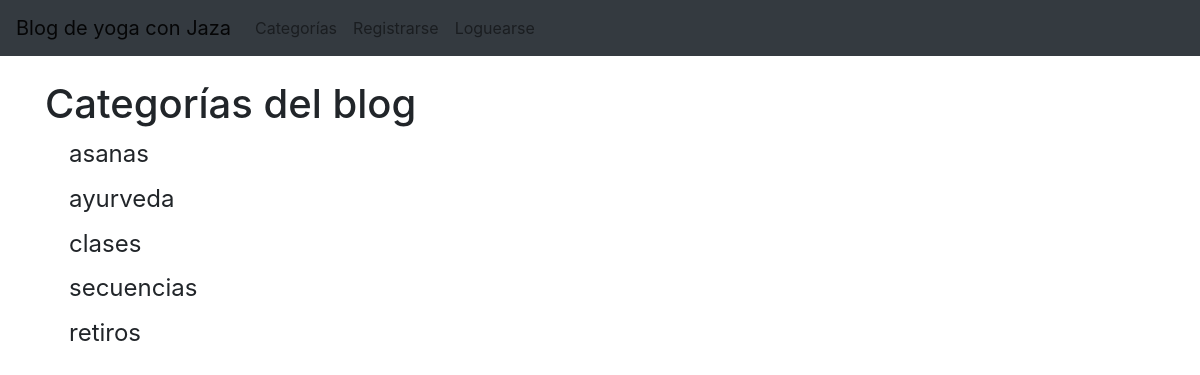
The app's page /category-list/, older data.
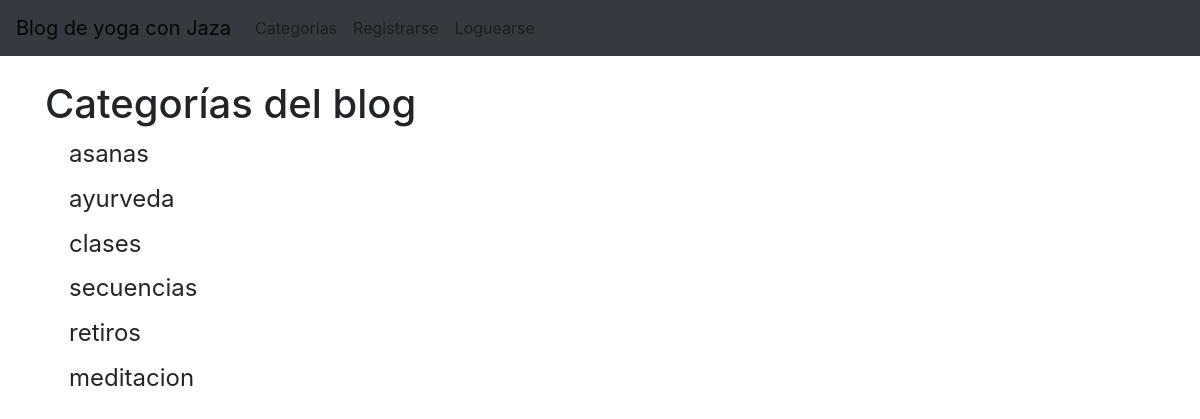
The same page, newer data.
### AppBlogYoga/models.py (models this page shows, shortened)
class Category(models.Model):
    nombre=models.CharField(max_length=200)
    def __str__(self):
        return self.nombre

### AppBlogYoga/views.py (the view)
# urls.py: path('category-list/', CategoryListView, name='category-list'),
def CategoryListView(request):
    cat_menu_list=Category.objects.all()
    return render(request, 'category_list.html', {'cat_menu_list':cat_menu_list})

### AppBlogYoga/templates/category_list.html (shortened to what this page needs)
{% extends 'padre.html' %}
{% block content %}
    <h1>Categorías del blog</h1>
        {% for item in cat_menu_list %}
            <h4><a class="dropdown-item" href="{% url 'category' item %}">{{ item }}</a></h4>
        {% endfor %}
{% endblock %}

Row changes from the older to the newer data that the page shows:
added Category: nombre "meditacion"
